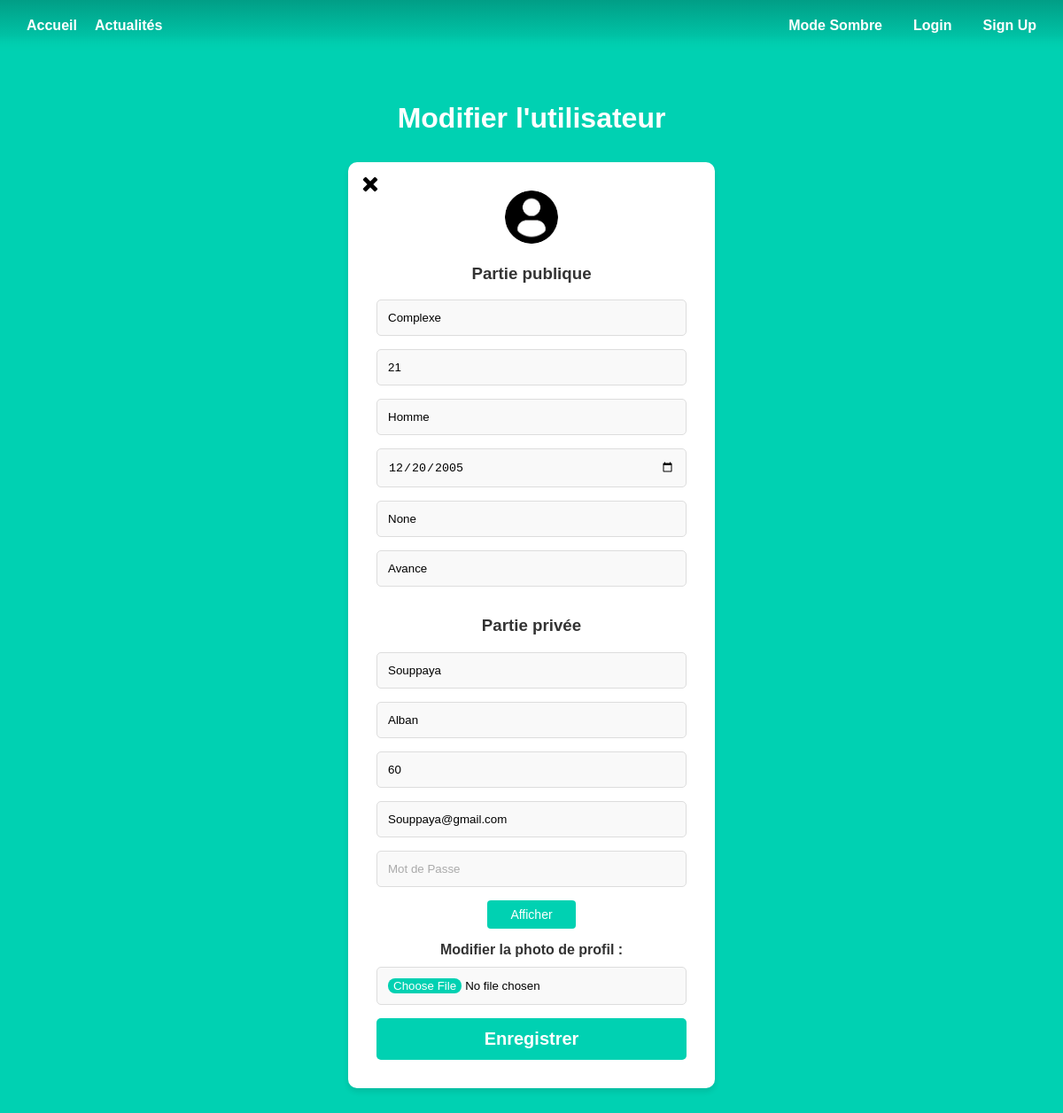
Page /edit/2 on the committed database.
### models.py (models this page shows)
class User(UserMixin, db.Model):
    id = db.Column(db.Integer, primary_key=True)
    email = db.Column(db.String(100), unique=True, index=True)
    pseudo = db.Column(db.String(100), unique=True, index=True)
    password = db.Column(db.String(100))
    lastname = db.Column(db.String(1000))
    firstname = db.Column(db.String(100))
    level = db.Column(db.String, default="Debutant")
    role = db.Column(db.String)
    age = db.Column(db.Integer)
    gender = db.Column(db.String(100))
    point = db.Column(db.Integer, default=0)
    birthdate = db.Column(db.Date)
    image = db.Column(db.LargeBinary)
    confirmed = db.Column(db.Boolean, default=False)

### admin.py (the view, shortened to what this page needs)
@admin.route('/edit/<int:user_id>', methods=['GET', 'POST'])
def edit_user(user_id):
    user = User.query.get(user_id)
    return render_template('admin_edit_user.html', user=user)

### templates/admin_edit_user.html (shortened to what this page needs)
{% extends "base.html" %}
{% block content %}
<div class="column is-4 is-offset-4">
    <h3 class="title">Modifier l'utilisateur</h3>
    <div class="box">
        <div class="back">
            <a href="{{ url_for('admin.user_profile', user_id=user.id) }}" class="button">
                <img src="{{ url_for('static', filename='croix.png') }}" alt="Profil"  width="20" height="20">
            </a>
        </div>
            {% if user.image %}
                <img width="60" height="60">
            {% else %}
                <img src="{{ url_for('static', filename='utilisateur-de-profil-sans-fond.png') }}"  width="60" height="60">
            {% endif %}
        <form method="POST" action="/edit/{{user.id}}" enctype="multipart/form-data">
            <h3>Partie publique</h3>
            <div class="field">
                <div class="control">
                    <input class="input is-large" type="text" name="pseudo" placeholder="pseudo" autofocus="" value="{{user.pseudo}}" required>
                </div>
            </div>
            <div class="field">
                <div class="control">
                    <input class="input is-large" type="number" name="age" placeholder="Âge" autofocus="" value="{{user.age}}" readonly>
                </div>
            </div>
            <div class="field">
                <div class="control">
                    <input class="input is-large" type="text" name="gender" placeholder="Sexe" autofocus="" value="{{user.gender}}" required>
                </div>
            </div>
            <div class="field">
                <div class="control">
                    <input class="input is-large" type="date" name="birthdate" placeholder="Date de Naissance" autofocus="" value="{{user.birthdate}}" required>
                </div>
            </div>
            <div class="field">
                <div class="control">
                    <input class="input is-large" type="text" name="role" placeholder="Rôle" value="{{user.role}}" required>
                </div>
            </div>
            <div class="field">
                <div class="control">
                    <input class="input is-large" type="text" name="level" placeholder="Niveau" value="{{user.level}}" required>
                </div>
            </div>
            <h3>Partie privée</h3>
            <div class="field">
                <div class="control">
                    <input class="input is-large" type="text" name="lastname" placeholder="Nom de Famille" value="{{user.lastname}}" required>
                </div>
            </div>
            <div class="field">
                <div class="control">
                    <input class="input is-large" type="text" name="firstname" placeholder="Prénom" autofocus="" value="{{user.firstname}}" required>
                </div>
            </div>
            <div class="field">
                <div class="control">
                    <input class="input is-large" type="number" name="point" placeholder="Points" autofocus="" value="{{user.point}}" required>
                </div>
            </div>
            <div class="field">
                <div class="control">
                    <input class="input is-large" type="email" name="email" placeholder="Email" autofocus="" value="{{user.email}}" required>
                </div>
            </div>
            <div class="field">
                <div class="control">
                    <input class="input is-large" type="password" id="password" name="password" placeholder="Mot de Passe" autofocus="" value="{{current_user.password}}" required>
                    <button type="button" id="toggle-password" class="button is-small" onclick="togglePassword()">Afficher</button>
                </div>
            </div>
            <div class="upload-file">
                <label class="label">Modifier la photo de profil :</label>
                <div class="control">
                    <input class="input" type="file" name="image">
                </div>
            </div>
            <button class="button is-block is-info is-large is-fullwidth">Enregistrer</button>
        </form>
    </div>
{% endblock %}

### static/styles/base2.css (style rules this page uses)
html, body { height: 100%; margin: 0; padding: 0; font-family: 'Arial', sans-serif; background-color: var(--clair); color: rgb(0, 0, 0); text-align: center; }
:root { --clair: #00d1b2; --moyen: #14c2a8; --fonce: #019e86; --tresfonce: #00a88b; --ecriture: white; --box: white; --titrebox: black; --border: #ddd; --writeinput: #aaa; --itembox: #f9f9f9; --titreitem: #333; --pitem: #666; --ecritureform: black; --titrerequete: #1e293b; --progress : #0fd812; }
.box { width: 350px; background: var(--box); padding: 30px; border-radius: 10px; box-shadow: 0px 4px 6px rgba(0, 0, 0, 0.1); width: 350px; text-align: center; margin-bottom: 30px; }
.input { border-radius: 5px; border: 1px solid var(--border); padding: 12px; width: 100%; margin-bottom: 15px; box-sizing: border-box; }
.input::placeholder { color: var(--writeinput); }
.button.is-info { background-color: var(--clair); color: var(--ecriture); font-weight: bold; border-radius: 5px; border: none; padding: 12px; width: 100%; transition: background 0.3s; font-size: 20px; }
.title { color: var(--ecriture); padding-top: 25px; font-size: 2rem; font-weight: 600; line-height: 1.125 }
.news-item .pp, .user-container img, .box img { border-radius: 50%; }
.user-info h3, .box h3, .results h2, .actualite-item h3 { color: var(--titreitem); }
form input { background-color: var(--itembox); color: var(--ecritureform); }
#toggle-password { padding: 8px 16px; background-color: var(--clair); color: var(--ecriture); width: 100px; border: none; border-radius: 4px; font-size: 14px; margin-bottom: 15px; }
.upload-file .input { margin-top: 10px; }
.box { position: relative; padding: 2rem; }
.back { position: absolute; top: 15px; left: 15px; }
.label { font-weight: bold; }
label { font-weight: bold; margin-bottom: 0.5rem; color: var(--titreitem); }

### rows in the picture
User: pseudo "Complexe", age "21", gender "Homme", birthdate "12/20/2005", role "None", level "Avance", lastname "Souppaya", firstname "Alban", point "60", email "Souppaya@gmail.com"
